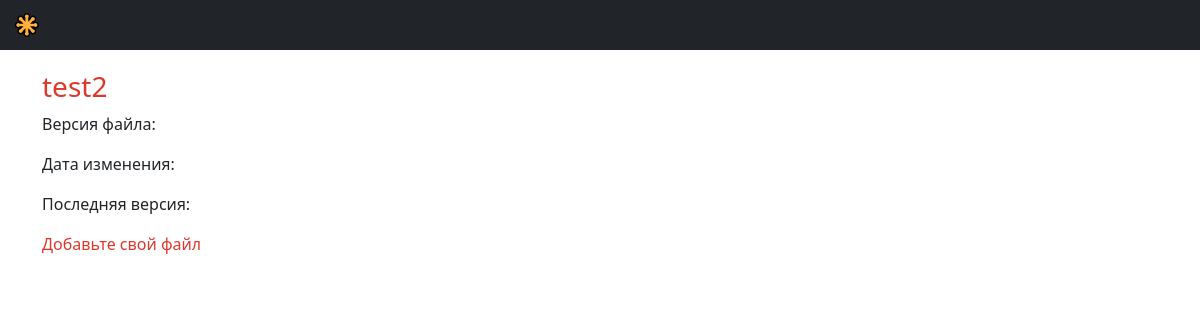
Before: /project/2/ with the older database file.
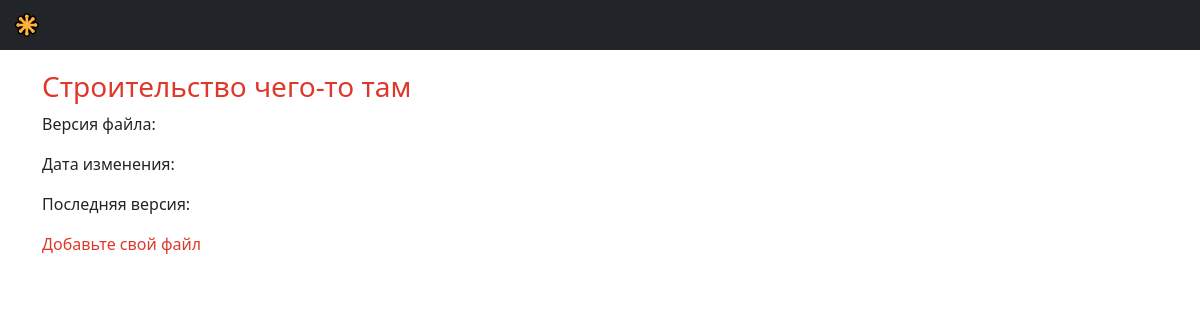
After: the same page with the newer database file.
### SVNP/models.py (models this page shows)
class Project(models.Model):
    author = models.ForeignKey(CustomUser, on_delete=models.CASCADE, verbose_name="Автор")
    name = models.CharField(max_length=200, verbose_name="Имя")
    title = models.TextField("Описание", default='')
    created_date = models.DateTimeField(default=timezone.now)
    class Meta:
        verbose_name = "Проект"
        verbose_name_plural = "Проекты"

### SVNP/views.py (the view)
# urls.py: path('project/<int:pk>/', views.project_detail, name='project_detail'),
def project_detail(request, pk):
    projects = get_object_or_404(Project, pk=pk)
    return render(request, 'SVNP/project_detail.html', {'projects': projects})

### SVNP/templates/SVNP/project_detail.html (shortened to what this page needs)
{% extends 'SVNP/base.html' %}
{% block content %}
	<h3 style="margin-top: 20px">{{ projects.name }}</h3>
	<p>Версия файла: {{ files.file_version }}</p>
	<p>Дата изменения: {{ files.file_change_date }}</p>
	<p>Последняя версия: </p>
	<a href="{% url 'file_upload' %}">Добавьте свой файл</a>
{% endblock %}

### SVNP/templates/SVNP/base.html (shortened to what this page needs)
{% load static %}
<html lang="ru">
	<head>
		<link rel="stylesheet" href="https://cdn.jsdelivr.net/npm/bootstrap@5.1.3/dist/css/bootstrap.min.css">
		<link rel="stylesheet" href="{% static 'css/project.css' %}">
	</head>
	<body>
		<nav class="navbar navbar-expand-lg navbar-dark bg-dark">
		  	<div class="container-fluid">
				<a class="navbar-brand" href="#">
					<img src="../../../media/img/logo.svg" alt="" width="30" height="24">
				</a>
		  	</div>
		</nav>
	<div class="container">
        <div class="row">
            {% block content %}
            {% endblock %}
        </div>
    </div>
	</body>
</html>

### SVNP/static/css/project.css (style rules this page uses)
h1, h2, h3, h4, h5, h6, a { color: #de382c; text-decoration: none; }

Changed rows visible on the page:
changed Project: name "test2" → "Строительство чего-то там"
